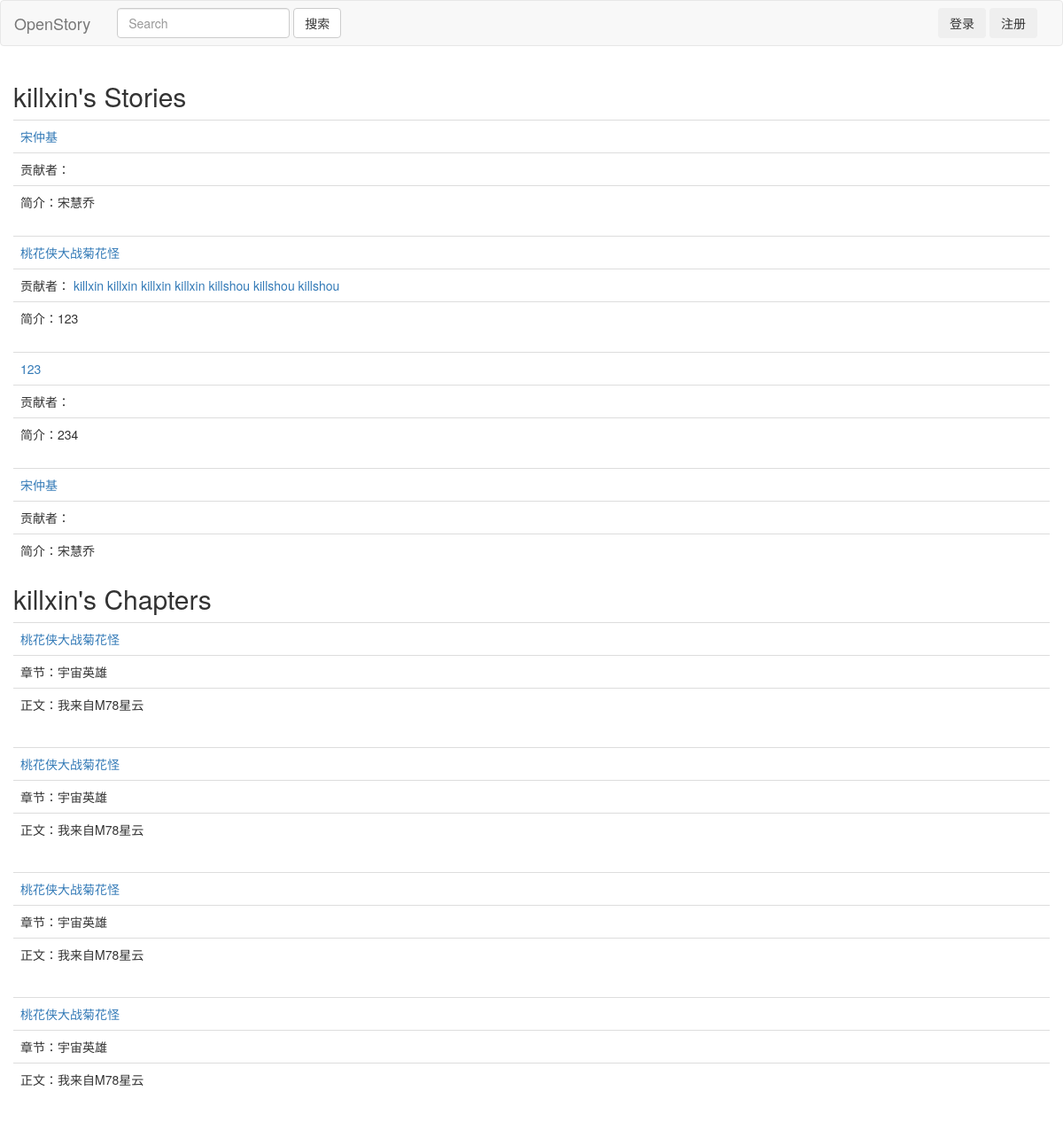
/killxin/, run on the app's committed database.
### story/models.py (models this page shows)
class Story(models.Model):
    title = models.TextField(default='')
    brief = models.TextField(default='')
    owner = models.ForeignKey(User,default=None)

class Chapter(models.Model):
    subtitle = models.TextField(default='')
    content = models.TextField(default='')
    story = models.ForeignKey(Story, default=None)
    writter = models.ForeignKey(User, default=None)

### author/views.py (the view)
# urls.py: url(r'^([a-zA-Z_]+)/', views.user_page, name="author"),
def user_page(request, username):
    if request.user.username == username:
        user = request.user
    else:
        user = User.objects.get(username=username)
    return render(request, 'author.html',{'user':user,})

### author/templates/author.html
{% extends 'base.html' %} {% block header %}
<h2>{{ user.username }}'s Stories</h2>
{% for story in user.story_set.all %}
<table class='table'>
    <tr>
        <td><a href="{% url 'viewstory' story.id %}">{{ story.title }}</a></td>
    </tr>
    <tr>
        <td>贡献者： {% for chapter in story.chapter_set.all %}
            <a href="{% url 'author' chapter.writter.username %}">{{ chapter.writter.username }}</a> {% endfor %}
        </td>
    </tr>
    <tr>
        <td>简介：{{ story.brief }}</td>
    </tr>
</table>
{% endfor %}
<h2>{{ user.username }}'s Chapters</h2> {% for chapter in user.chapter_set.all %}
<table class='table'>
    <tr>
        <td><a href="{% url 'viewstory' chapter.story.id %}">{{ chapter.story.title }}</a></td>
    </tr>
    <tr>
        <td>章节：{{ chapter.subtitle }}</td>
    </tr>
    <tr>
        <td>
            <p>正文：{{ chapter.content }}</p>
        </td>
    </tr>
</table>
{% endfor %} {% endblock %}

### data on the page
Story: title "宋仲基", brief "宋慧乔"
Story: title "桃花侠大战菊花怪", brief "123"
Chapter: writter.username "killxin", story "桃花侠大战菊花怪", subtitle "宇宙英雄", content "我来自M78星云"
Chapter: writter.username "killxin", story "桃花侠大战菊花怪", subtitle "宇宙英雄", content "我来自M78星云"
Chapter: writter.username "killxin", story "桃花侠大战菊花怪", subtitle "宇宙英雄", content "我来自M78星云"
Chapter: writter.username "killxin", story "桃花侠大战菊花怪", subtitle "宇宙英雄", content "我来自M78星云"
Chapter: writter.username "killshou"
Chapter: writter.username "killshou"
Chapter: writter.username "killshou"
Story: title "123", brief "234"
Story: title "宋仲基", brief "宋慧乔"

### other printed values
{{ user.username }} "killxin"
